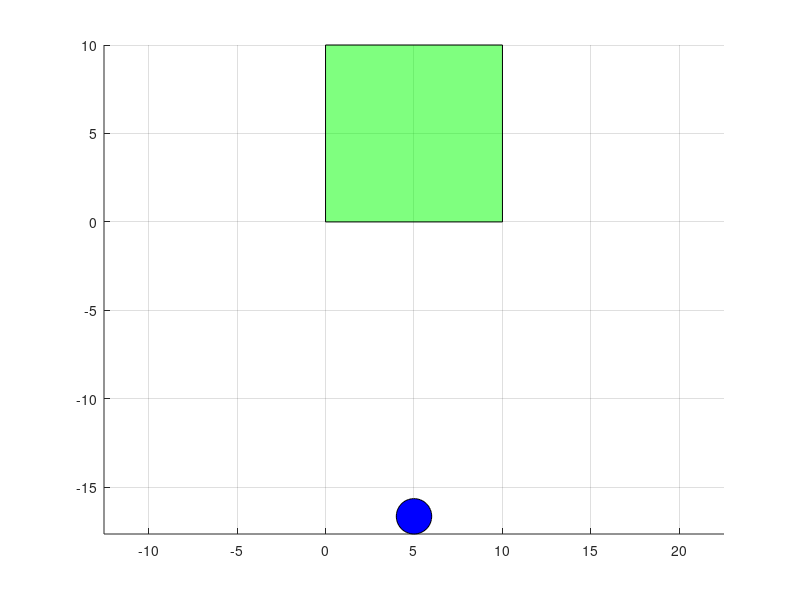
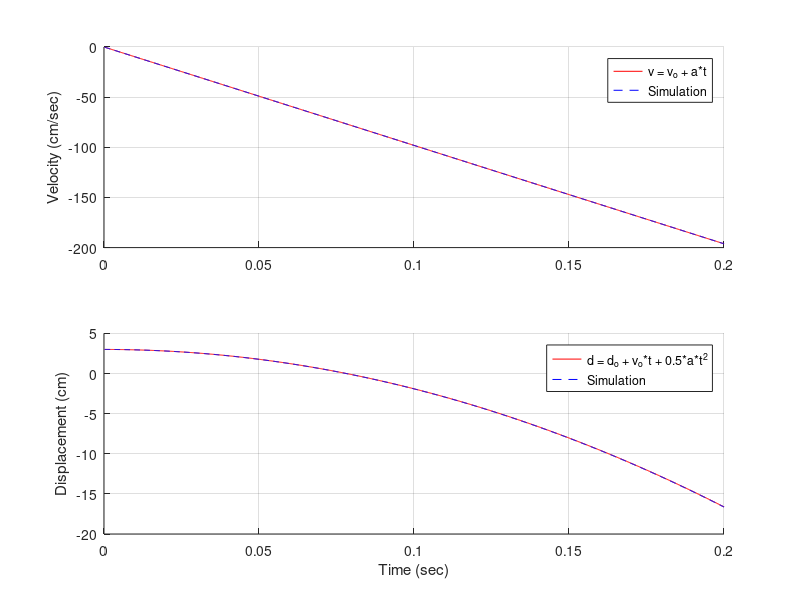

Here is the MATLAB script that generated these plots, in order: (Note: this script raises an error after producing the figures.)
%--------------------------------------------
% Abstract: A super simple DEM code in 2D
% Unit: cm, g, N
%
%--------------------------------------------

clc
clear
close all

%--------------------------------------------
% Global variables
%--------------------------------------------
grav_acc        = -981;          % 981 cm/s^2

% user-input
sim_duration    = 0.2;          % unit: second
density         = 0.1;          % 0.1 g/cm^3 

% time integrator
time_intgr      = 0;            % 0: Euler explicit / 1: Central difference
%--------------------------------------------
% Define balls (particles)
%--------------------------------------------
b = struct();

% first ball
b(1).r  = 1;
b(1).m  = 4/3*pi*b(1).r*b(1).r*b(1).r*density;
b(1).cx = 5;    % center x
b(1).cz = 3;    % center z
b(1).vx = 0;    % velocity x (change this for initial velocity)
b(1).vz = 0;    % velocity z (change this for initial velocity) / Try different initial velocity, e.g., 50
b(1).fx = 0;    % force x
b(1).fz = 0;    % force z

% second ball, third ball ... (likewise)


% compute the simulation step
min_r   = min(b(:).r);      % minimum ball size (radius)
% Try dt = 2e-2 to see how much (i) simulation gets faster and (ii) the accuracy gets worse.
dt      = 2e-4;             % time step size (unit: seconds); 
sim_steps = ceil(sim_duration / dt);

% for theoretical check
time = dt*[1:sim_steps];
theoretical_vz = b(1).vz + grav_acc*time;
theoretical_cz = b(1).cz + b(1).vz*time + 0.5*grav_acc*time.^2;

%--------------------------------------------
% Initial plot
%--------------------------------------------
% draw boundary
bndX = [0,0,10,10]; 
bndZ = [0,10,10,0];
patch(bndX,bndZ,'g','FaceAlpha',0.5);
grid on;
axis square equal;
hold on;

% draw balls (circles)
Xcircle=cos([0:0.1:2*pi]);
Zcircle=sin([0:0.1:2*pi]);
GM(1) = patch (b(1).cx+b(1).r*Xcircle, b(1).cz+b(1).r*Zcircle,'b','FaceAlpha',1);    
%--------------------------------------------
% Time integration (simulation)
%--------------------------------------------
Nb = length(b);
array_vz    = zeros(1,sim_steps); % array of b(1).vz
array_cz    = zeros(1,sim_steps); % array of b(1).cz

for i=1:sim_steps

    %--------------------------------------------
    % particle force update
    %--------------------------------------------
    % global force update
    b(1).fz = b(1).m * grav_acc;
    
    %--------------------------------------------
    % particle motion update
    %--------------------------------------------
    b(1).vz = b(1).vz + b(1).fz/b(1).m*dt;
    if (i==1 && time_intgr==1) b(1).vz = b(1).vz/2; end   % central difference integration    
    b(1).cz = b(1).cz + b(1).vz*dt;
    array_vz(i) = b(1).vz;
    array_cz(i) = b(1).cz;
    
    %--------------------------------------------
    % update display 
    %--------------------------------------------
    set(GM(1),'XData',b(1).cx+b(1).r*Xcircle, 'YData', b(1).cz+b(1).r*Zcircle);
    drawnow
%     % getframe() below will make ths simulation much slower.
%     ani_frames(i) = getframe(gcf);
end
%--------------------------------------------
% compare with the theoretical solution
%--------------------------------------------
figure;  
subplot(2,1,1)
hold on
grid on
plot(time,theoretical_vz,'r')
plot(time,array_vz,'b--')
ylabel('Velocity (cm/sec)')
legend('v = v_o + a*t','Simulation')

subplot(2,1,2)
hold on
grid on
plot(time,theoretical_cz,'r')
plot(time,array_cz,'b--')
xlabel('Time (sec)')
ylabel('Displacement (cm)')
legend('d = d_o + v_o*t + 0.5*a*t^{2}','Simulation')

sgtitle('Comparison with Theoretical Solutions')

% %--------------------------------------------
% % Optional recording of the simulation 
% %--------------------------------------------
% writerObj = VideoWriter('Code01_DroppingBall.m');
% writerObj.FrameRate = 60;
% writerObj.Quality = 100;
% 
% % open the video writer
% open(writerObj);
% % write the frames to the video
% for i=1:length(ani_frames)
%     % convert the image to a frame
%     frame = ani_frames(i) ;    
%     writeVideo(writerObj, frame);
% end
% % close the writer object
% close(writerObj);